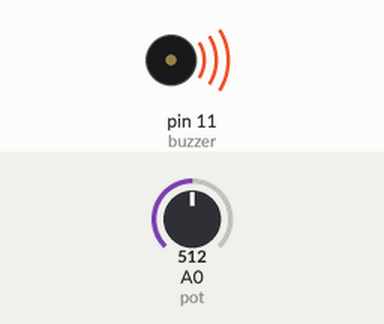
Simulated run of this sketch. Board: Arduino Uno, built with avr-gcc and run on an emulated ATmega328P. Shown: buzzer (waves = sounding). The test bench sets the inputs (shaded band); at power-on: A0 (pot) = 512.

Above: at 1.2 s.
1.3 s: A0 (pot) set to 0
At 2.5 s:
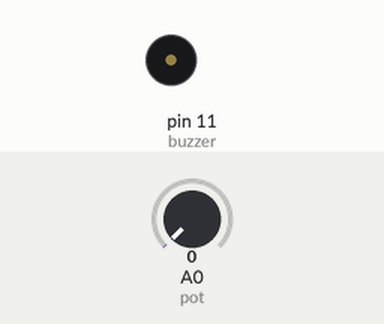
2.8 s: A0 (pot) set to 122
At 3.6 s:
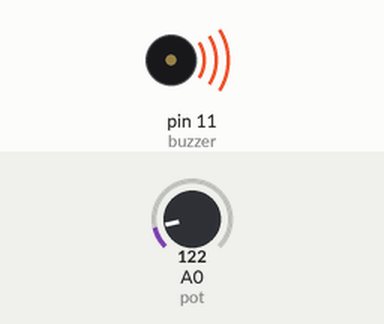
Timing chart, 0 to 5.8 s (numbered marks = the images above; inputs shaded):
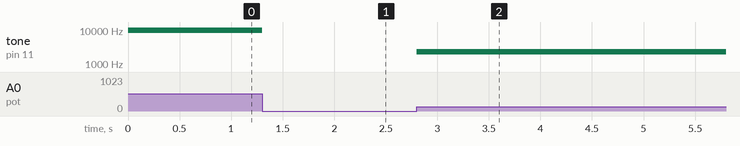

The sketch:

10-1.ino
```cpp
/*Desenvolva um programa onde:
Utilize os valores da variação de tensão do trimpot (pino A0), para
acionar a frequência correspondente no buzzer (pino 11).
Mostre os valores de leitura do trimpot no Serial Monitor.
Lembrando que: se o valor da tensão do trimpot for igual a 0, o
buzzer deve parar de emitir som.*/
#define pot A0
#define buzzer 11
void setup(){
  pinMode(pot,INPUT);
  pinMode(buzzer,OUTPUT);
}
void loop(){
  int intensidade=(analogRead(pot))*19;
  if(intensidade==0){
    noTone(buzzer);
  }
  else{
    tone(buzzer,intensidade);
  }
}
```

Measured:
- after the input at 1.3 s, tone on pin 11 (buzzer): 9728 Hz → silent at once
- after the input at 2.8 s, tone on pin 11 (buzzer): silent → 2318 Hz at once
